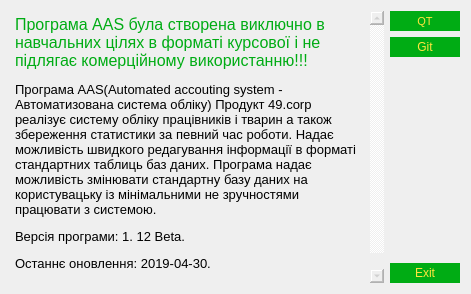
<?xml version="1.0" encoding="UTF-8"?>
<ui version="4.0">
 <class>Information</class>
 <widget class="QDialog" name="Information">
  <property name="geometry">
   <rect>
    <x>0</x>
    <y>0</y>
    <width>471</width>
    <height>294</height>
   </rect>
  </property>
  <property name="windowTitle">
   <string>Dialog</string>
  </property>
  <layout class="QGridLayout" name="gridLayout">
   <item row="1" column="1">
    <widget class="QPushButton" name="ButtonGit">
     <property name="minimumSize">
      <size>
       <width>40</width>
       <height>20</height>
      </size>
     </property>
     <property name="styleSheet">
      <string notr="true">QPushButton{
background:#00AC14;
color:#FFE53E;
border:0px solid #FFFFFF;

}
QPushButton:hover{
background:#2DBE3B;
color:#FFE53E;
border:0px solid #FFFFFF;
}
QPushButton:pressed{
background:qlineargradient(spread:reflect, x1:0.433, y1:0, x2:0.438494, y2:0.500227, stop:0 rgba(255, 255, 255, 255), stop:0.365169 rgba(49, 196, 64, 255));
color:#FFE53E;
border:0px solid #FFFFFF;
}</string>
     </property>
     <property name="text">
      <string>Git</string>
     </property>
    </widget>
   </item>
   <item row="0" column="1">
    <widget class="QPushButton" name="ButtonQT">
     <property name="minimumSize">
      <size>
       <width>40</width>
       <height>20</height>
      </size>
     </property>
     <property name="maximumSize">
      <size>
       <width>70</width>
       <height>16777215</height>
      </size>
     </property>
     <property name="font">
      <font>
       <pointsize>8</pointsize>
      </font>
     </property>
     <property name="styleSheet">
      <string notr="true">QPushButton{
background:#00AC14;
color:#FFE53E;
border:0px solid #FFFFFF;

}
QPushButton:hover{
background:#2DBE3B;
color:#FFE53E;
border:0px solid #FFFFFF;
}
QPushButton:pressed{
background:qlineargradient(spread:reflect, x1:0.433, y1:0, x2:0.438494, y2:0.500227, stop:0 rgba(255, 255, 255, 255), stop:0.365169 rgba(49, 196, 64, 255));
color:#FFE53E;
border:0px solid #FFFFFF;
}</string>
     </property>
     <property name="text">
      <string>QT</string>
     </property>
    </widget>
   </item>
   <item row="2" column="1">
    <spacer name="verticalSpacer">
     <property name="orientation">
      <enum>Qt::Vertical</enum>
     </property>
     <property name="sizeHint" stdset="0">
      <size>
       <width>20</width>
       <height>40</height>
      </size>
     </property>
    </spacer>
   </item>
   <item row="3" column="1">
    <widget class="QPushButton" name="ButtonExit">
     <property name="minimumSize">
      <size>
       <width>70</width>
       <height>20</height>
      </size>
     </property>
     <property name="maximumSize">
      <size>
       <width>70</width>
       <height>16777215</height>
      </size>
     </property>
     <property name="styleSheet">
      <string notr="true">QPushButton{
background:#00AC14;
color:#FFE53E;
border:0px solid #FFFFFF;

}
QPushButton:hover{
background:#2DBE3B;
color:#FFE53E;
border:0px solid #FFFFFF;
}
QPushButton:pressed{
background:qlineargradient(spread:reflect, x1:0.433, y1:0, x2:0.438494, y2:0.500227, stop:0 rgba(255, 255, 255, 255), stop:0.365169 rgba(49, 196, 64, 255));
color:#FFE53E;
border:0px solid #FFFFFF;
}</string>
     </property>
     <property name="text">
      <string>Exit</string>
     </property>
    </widget>
   </item>
   <item row="0" column="0" rowspan="4">
    <widget class="QTextEdit" name="textEdit">
     <property name="enabled">
      <bool>false</bool>
     </property>
     <property name="styleSheet">
      <string notr="true">Border:solid 0px #F0F0F0;</string>
     </property>
     <property name="html">
      <string>&lt;!DOCTYPE HTML PUBLIC &quot;-//W3C//DTD HTML 4.0//EN&quot; &quot;http://www.w3.org/TR/REC-html40/strict.dtd&quot;&gt;
&lt;html&gt;&lt;head&gt;&lt;meta name=&quot;qrichtext&quot; content=&quot;1&quot; /&gt;&lt;style type=&quot;text/css&quot;&gt;
p, li { white-space: pre-wrap; }
&lt;/style&gt;&lt;/head&gt;&lt;body style=&quot; font-family:'MS Shell Dlg 2'; font-size:8.25pt; font-weight:400; font-style:normal;&quot;&gt;
&lt;p style=&quot; margin-top:12px; margin-bottom:0px; margin-left:0px; margin-right:0px; -qt-block-indent:0; text-indent:0px; line-height:100%; background-color:transparent;&quot;&gt;&lt;span style=&quot; font-family:'Liberation Serif,serif'; font-size:12pt; color:#00ac14;&quot;&gt;Програма AAS була створена виключно в навчальних цілях в форматі курсової і не підлягає комерційному використанню!!!&lt;/span&gt;&lt;/p&gt;
&lt;p style=&quot; margin-top:12px; margin-bottom:0px; margin-left:0px; margin-right:0px; -qt-block-indent:0; text-indent:0px; line-height:100%; background-color:transparent;&quot;&gt;&lt;span style=&quot; font-family:'Liberation Serif,serif'; font-size:10pt; color:#000000;&quot;&gt;Програма AAS(Automated accouting system - Автоматизована система обліку) Продукт 49.corp реалізує систему обліку працівників і тварин а також збереження статистики за певний час роботи. Надає можливість швидкого редагування інформації в форматі стандартних таблиць баз даних. Програма надає можливість змінювати стандартну базу даних на користувацьку із мінімальними не зручностями  працювати з системою.&lt;/span&gt;&lt;/p&gt;
&lt;p style=&quot; margin-top:12px; margin-bottom:0px; margin-left:0px; margin-right:0px; -qt-block-indent:0; text-indent:0px; line-height:100%; background-color:transparent;&quot;&gt;&lt;span style=&quot; font-family:'Liberation Serif,serif'; font-size:10pt; color:#000000;&quot;&gt;Версія програми: 1. 12 Beta.&lt;/span&gt;&lt;/p&gt;
&lt;p style=&quot; margin-top:12px; margin-bottom:0px; margin-left:0px; margin-right:0px; -qt-block-indent:0; text-indent:0px; line-height:100%; background-color:transparent;&quot;&gt;&lt;span style=&quot; font-family:'Liberation Serif,serif'; font-size:10pt; color:#000000;&quot;&gt;Останнє оновлення: 2019-04-30.&lt;/span&gt;&lt;/p&gt;
&lt;p style=&quot; margin-top:12px; margin-bottom:0px; margin-left:0px; margin-right:0px; -qt-block-indent:0; text-indent:0px; line-height:100%; background-color:transparent;&quot;&gt;&lt;span style=&quot; font-family:'Liberation Serif,serif'; font-size:10pt; color:#000000;&quot;&gt;Виробник: П.М.Є(49.corp) &lt;/span&gt;&lt;/p&gt;&lt;/body&gt;&lt;/html&gt;</string>
     </property>
    </widget>
   </item>
  </layout>
 </widget>
 <resources/>
 <connections/>
</ui>
